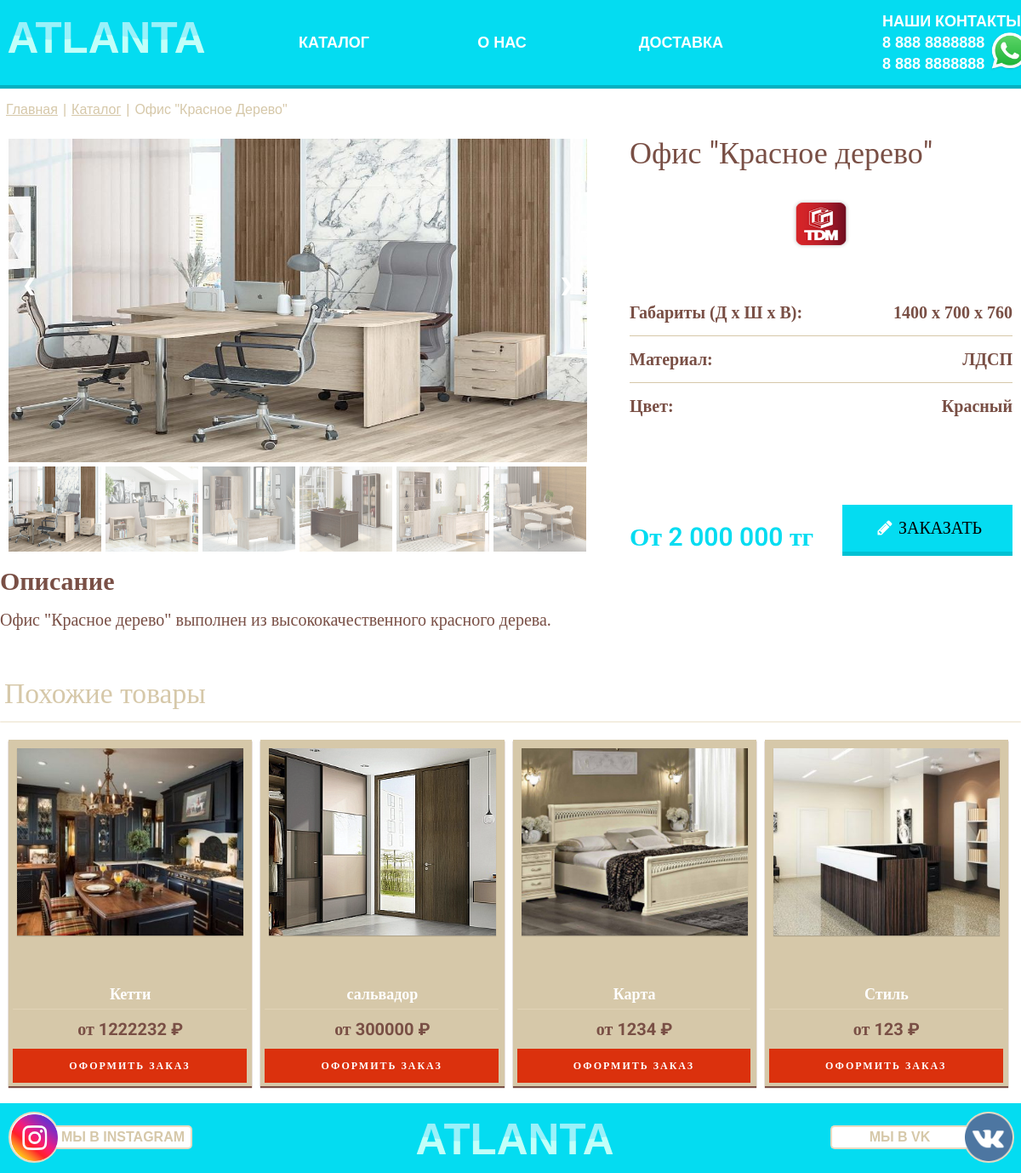
The page /category/ofisnaya-mebel/ofis-krasnoe-derevo/ on the database its author committed.
### order/models.py (models this page shows, shortened)
class OrderNew(models.Model):
    order_main_img = models.ImageField(upload_to='car_img_order/%Y/%m/%d/', verbose_name='Главная картинка')
    order_main_img_mini = models.ImageField(upload_to='car_img_order/%Y/%m/%d/', verbose_name='Картинка брэнда',
                                            null=True, blank=True)
    slug = models.SlugField(max_length=200, unique=True, db_index=True, verbose_name='URL')
    order_main_title = models.CharField(max_length=250, verbose_name='Название товара')
    order_dop_title1 = models.CharField(max_length=400, verbose_name='Доп-характеристика№1', blank=True)
    order_dop_title2 = models.CharField(max_length=400, verbose_name='Значение доп-характеристики№1', blank=True)
    order_dop_title3 = models.CharField(max_length=400, verbose_name='Доп-характеристика2', blank=True)
    order_dop_title4 = models.CharField(max_length=400, verbose_name='Значение доп-характеристики№2', blank=True)
    order_dop_title5 = models.CharField(max_length=400, verbose_name='Доп-характеристика3', blank=True)
    order_dop_title6 = models.CharField(max_length=400, verbose_name='Значение доп-характеристики№3', blank=True)
    order_img_2 = models.ImageField(upload_to='car_img_order/%Y/%m/%d/', verbose_name='Вторая картинка',
                                    null=True, blank=True)
    order_img_3 = models.ImageField(upload_to='car_img_order/%Y/%m/%d/', verbose_name='Третья картинка',
                                    null=True, blank=True)
    order_img_4 = models.ImageField(upload_to='car_img_order/%Y/%m/%d/', verbose_name='Четвёртая картинка',
                                    null=True, blank=True)
    order_img_5 = models.ImageField(upload_to='car_img_order/%Y/%m/%d/', verbose_name='Пятая картинка',
                                    null=True, blank=True)
    order_img_6 = models.ImageField(upload_to='car_img_order/%Y/%m/%d/', verbose_name='Шестая картинка',
                                    null=True, blank=True
                                    )
    cat = models.ForeignKey('NewCategoryOrder', on_delete=models.PROTECT, verbose_name='Категория')
    order_price = models.CharField(max_length=50, verbose_name='Цена товара')
    order_text = models.TextField(verbose_name='Описание')
    order_maim_date_add = models.DateTimeField(auto_now_add=True, verbose_name='Время создания')
    order_maim_date = models.DateTimeField(auto_now=True, verbose_name='Время изменения')
    order_is_published = models.BooleanField(default=True, verbose_name='Статус Опубликован/Не опубликован')
    def get_absolute_url(self):
        return reverse('category', kwargs={'post_slug': self.slug, 'cat_slug': self.cat.slug})
    class Meta:
        verbose_name = "карточку товара"
        verbose_name_plural = "карточки товара"
        ordering = ['-order_maim_date_add']

### WWT/views.py (the view)
# urls.py: path('category/<slug:cat_slug>/<slug:post_slug>/', ShowPost.as_view(), name='category'),
class ShowPost(ListView):
    model = OrderNew
    template_name = 'WWT/order.html'
    context_object_name = 'posts'
    slug_url_kwarg = 'post_slug'
    def get_context_data(self, *, object_list=None, **kwargs):
        context = super().get_context_data(**kwargs)
        context['form_product'] = form_product
        return context
    def get_queryset(self):
        return OrderNew.objects.filter(cat__slug=self.kwargs['cat_slug'],
                                       order_is_published=True).select_related(
            'cat')

### templates/WWT/order.html (shortened to what this page needs)
{% extends 'base.html' %}
{% block content %}
{% load static %}
{% load blog_tags %}
<div class="container">
    <div class="container_flex">
        <div class="url">
            <a class="url_after" href="{% url 'home_page' %}">Главная</a>
            <div class="url_after">|</div>
            {% for post in posts %}
            {% if post.get_absolute_url == request.path %}
            <a class="url_after" href="/catalog/"> Каталог</a>
            <div class="url_after">|</div>
            <div class="url_after"> {{ post.order_main_title|title }}</div>
            {% endif %}
            {% endfor %}
        </div>
        {% for post in posts %}
        {% if post.get_absolute_url == request.path %}
        <div class="container_flex_1">
            <div class="cont_slid">
                <div class="container4">
                    <div class="mySlides">
                        <div class="numbertext"></div>
                        <a data-fancybox="gallery" href="{{post.order_main_img.url}}">
                            <img src="{{post.order_main_img.url}}" style="width:100%">
                        </a>
                    </div>
                    <a class="prev" onclick="plusSlides(-1)">&#10094;</a>
                    <a class="next" onclick="plusSlides(1)">&#10095;</a>
                    <div class="row">
                        <div class="flex flex-wrap gap-5 justify-center max-w-5xl mx-auto px-6">
                            <div class="column1">
                                <img class="demo cursor" src="{{post.order_main_img.url}}"
                                     style="width:100%" onclick="currentSlide(1)" alt="The Woods">
                            </div>
                            {% if post.order_img_2 %}
                            <div class="column">
                                <img class="demo cursor" src="{{post.order_img_2.url}}"
                                     style="width:100%" onclick="currentSlide(2)" alt="Cinque Terre">
                            </div>
                            {% endif %}
                            {% if post.order_img_3 %}
                            <div class="column">
                                <img class="demo cursor" src="{{post.order_img_3.url}}"
                                     style="width:100%" onclick="currentSlide(3)" alt="Mountains and fjords">
                            </div>
                            {% endif %}
                            {% if post.order_img_4%}
                            <div class="column">
                                <img class="demo cursor" src="{{post.order_img_4.url}}"
                                     style="width:100%" onclick="currentSlide(4)" alt="Northern Lights">
                            </div>
                            {% endif %}
                            {% if post.order_img_5%}
                            <div class="column">
                                <img class="demo cursor" src="{{post.order_img_5.url}}"
                                     style="width:100%" onclick="currentSlide(5)" alt="Nature and sunrise">
                            </div>
                            {% endif %}
                            {% if post.order_img_6%}
                            <div class="column">
                                <img src="{{post.order_img_6.url}}"
                                     class="demo cursor"
                                     style="width:100%;" onclick="currentSlide(6)"
                                     alt="">
                            </div>
                            {% endif %}
                        </div>
                    </div>
                </div>
            </div>
            <div class="order_right">
                <div class="ord_after">
                    <div class="orf_tit">
                        {{ post.order_main_title }}
                    </div>
                </div>
                <div class="ord_after1">
                    <div class="har_title">
                        {% if post.order_main_img_mini %}
                        <div class="har_img">
                            <img src="{{ post.order_main_img_mini.url }}" alt="">
                        </div>
                        {% else %}
                        <div class="har_img_null">
                        </div>
                        {% endif %}
                        {% if post.order_dop_title1 and post.order_dop_title2 %}
                        <div class="har">
                            <div class="har_flex">{{post.order_dop_title1}}</div>
                            <div class="har_flex">{{post.order_dop_title2}}</div>
                        </div>
                        {% else %}
                        <div class="har_null"></div>
                        {% endif %}
                        {% if post.order_dop_title3 and post.order_dop_title4%}
                        <div class="hr_ord"></div>
                        {% else %}
                        <div class="hr_ord_null"></div>
                        {% endif %}
                        {% if post.order_dop_title3 and post.order_dop_title4 %}
                        <div class="har2">
                            <div class="har_flex">{{post.order_dop_title3}}</div>
                            <div class="har_flex">{{post.order_dop_title4}}</div>
                        </div>
                        {% else %}
                        <div class="har2_null"></div>
                        {% endif %}
                        {% if post.order_dop_title5 and post.order_dop_title6%}
                        <div class="hr_ord"></div>
                        {% else %}
                        <div class="hr_ord_null"></div>
                        {% endif %}
                        {% if post.order_dop_title5 and post.order_dop_title6 %}
                        <div class="har3">
                            <div class="har_flex">{{post.order_dop_title5}}</div>
                            <div class="har_flex">{{post.order_dop_title6}}</div>
                        </div>
                        {% else %}
                        <div class="har3_null"></div>
                        {% endif %}
                        <div class="har_price">От {{post.order_price}} тг</div>
                        <div class="har_but">{% include 'WWT/form2.html' %}</div>
                    </div>
                </div>
            </div>
        </div>
        <div class="ord_text">
            <p id="t-ord">Описание</p>
            <p>{{ post.order_text }}</p>
        </div>
        {% endif %}
        {% endfor %}
        {% if posts|length == 1 %}
        {% else %}
        <div class="more_product">Похожие товары</div>
        <div class="form_hr"></div>
        {% endif %}
        {% if posts|length == 1 %}
        <div class="products__items_after">
        {% else %}
        <div class="products__items">
            {% endif %}
            {% for post2 in posts %}
            {% if post2.get_absolute_url != request.path %}
            {% if post2.get_absolute_url == request.path %}
            {% else %}
            <div class="products__item">
                <a href="{{ post2.get_absolute_url }}" class="product_item_a">
                    <div class="products__image">
                        <img src="{{ post2.order_main_img.url }}" alt="">
                    </div>
                    <div class="products__name">{{ post2.order_main_title }}</div>
                    <hr class="hr_price">
                    <div class="price_order">от {{ post2.order_price }} ₽</div>
                    <div class="products__button">ОФОРМИТЬ ЗАКАЗ</div>
                </a>
            </div>
            {% endif %}
            {% endif %}
            {% endfor %}
        </div>
    </div>
</div>
{% endblock %}

### templates/WWT/form2.html (shortened to what this page needs)
<button class="compose"><i class="fa fa-pencil">
    <div class="after_order">ЗАКАЗАТЬ</div>
</i></button>
<link rel="stylesheet" href="https://maxcdn.bootstrapcdn.com/font-awesome/4.7.0/css/font-awesome.min.css">

### rows shown on the page
OrderNew: order_main_title "Офис \"Красное Дерево\"", order_main_img (picture), order_img_2 (picture), order_img_3 (picture), order_img_4 (picture), order_img_5 (picture), order_img_6 (picture), order_main_title "Офис \"Красное дерево\"", order_main_img_mini (picture), order_dop_title1 "Габариты (Д х Ш х В):", order_dop_title2 "1400 х 700 х 760", order_dop_title3 "Материал:", order_dop_title4 "ЛДСП", order_dop_title5 "Цвет:", order_dop_title6 "Красный", order_price "2 000 000", order_text "Офис \"Красное дерево\" выполнен из высококачественного красного дерева."
OrderNew: order_main_img (picture), order_main_title "Кетти", order_price "1222232"
OrderNew: order_main_img (picture), order_main_title "сальвадор", order_price "300000"
OrderNew: order_main_img (picture), order_main_title "Карта", order_price "1234"
OrderNew: order_main_img (picture), order_main_title "Стиль", order_price "123"
